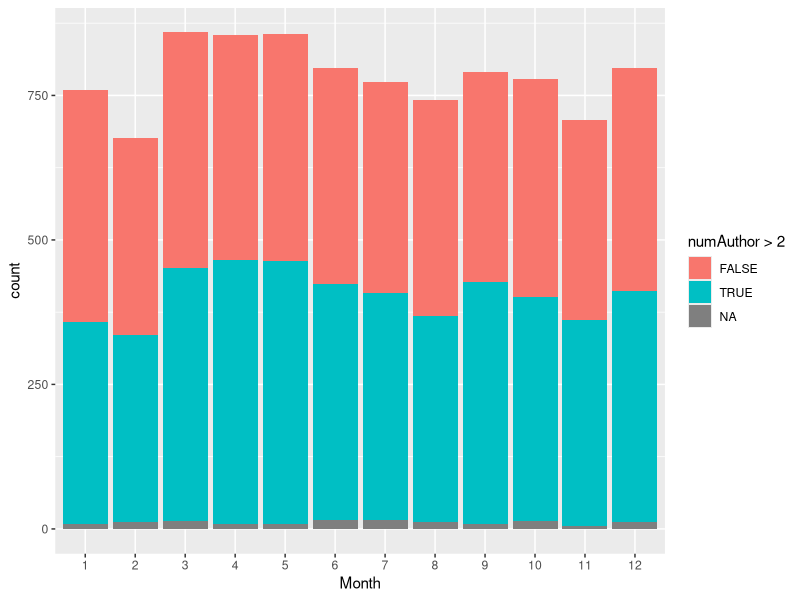
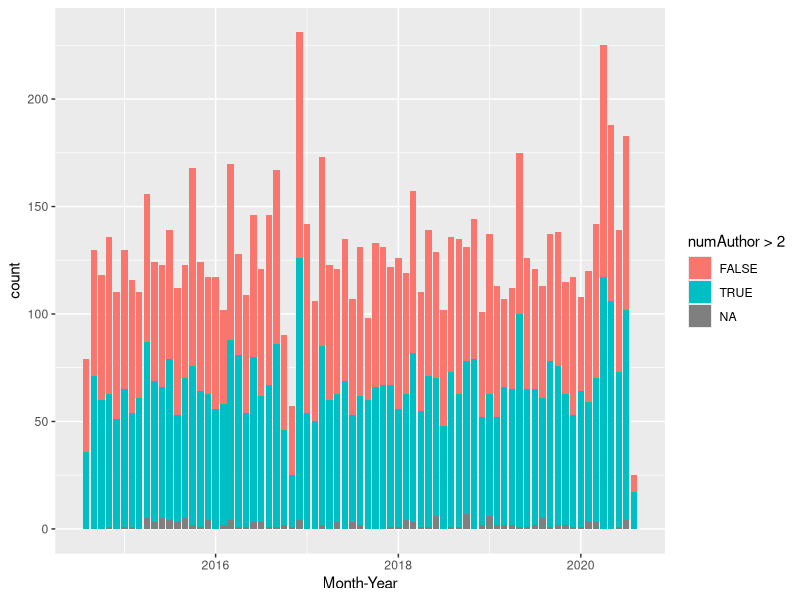
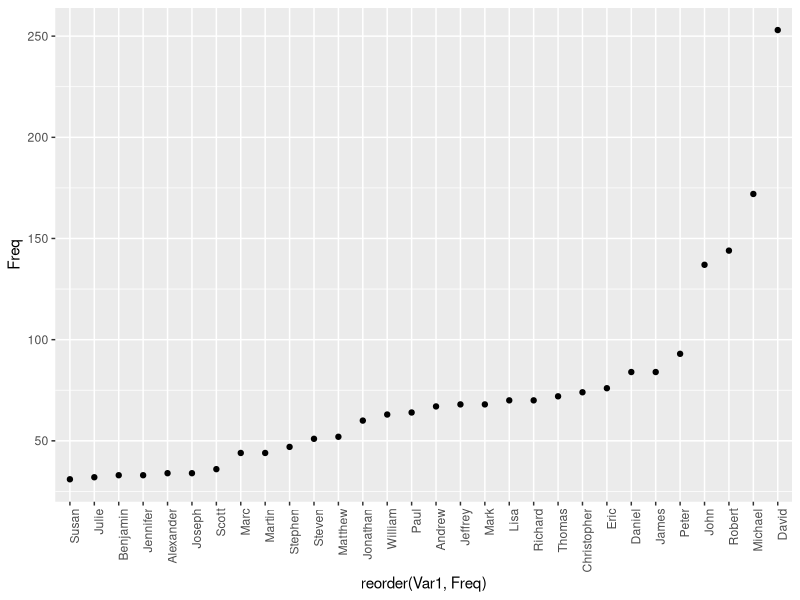
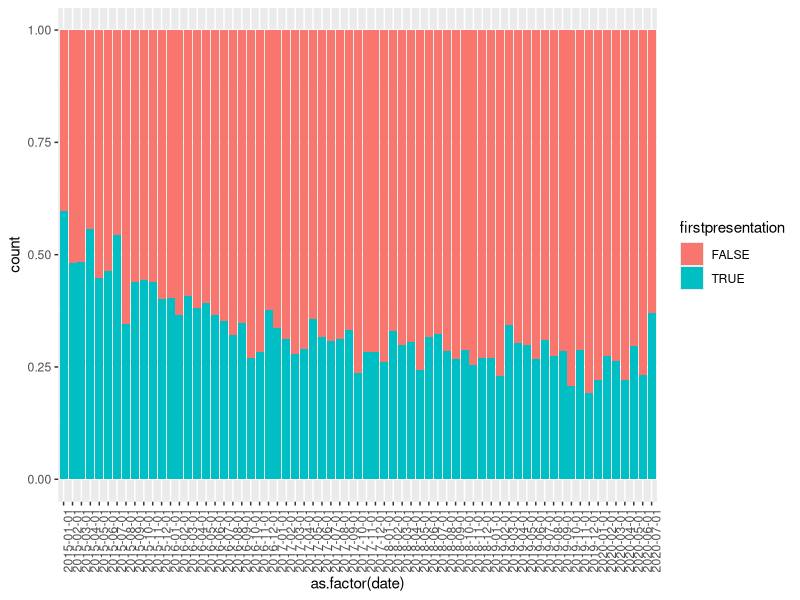

These figures' R source, in order:
## ---- chunk 1
library(ggplot2)
library(dplyr)
library(stringr)
## ---- chunk 2
data <- read.table("NEJM-withCOVID.txt")
str(data)
## ---- chunk 3
df <- data |>
  select(Month, numAuthor) |>
  group_by(Month) |>
  count(numAuthor > 2)
## ---- chunk 4
ggplot(df, aes(x = factor(Month), y = n, fill = `numAuthor > 2`)) +
  geom_bar(stat = "identity") +
  labs(x = "Month", y = "count", fill = "numAuthor > 2")
## ---- chunk 5
df_2 <- data |>
  select(Month, Year, numAuthor) |>
  group_by(Year, Month) |>
  count(numAuthor > 2) |>
  mutate(`Month-Year` = paste(Month, Year, sep="-")) # make a new month-year variable

# converting to date format
df_2$`Month-Year` <- as.Date(paste(df_2$Year, df_2$Month, "01", sep = "-"))

## ---- chunk 6
ggplot(df_2, aes(x = `Month-Year`, y = n, fill = `numAuthor > 2`)) + # set up the axes, color fill by numAuthor > 2 column
  geom_bar(stat = "identity") + # plot the bars
  scale_x_date(date_breaks = "2 year", date_labels = "%Y") +  # show bi-yearly breaks
  labs(x = "Month-Year", y = "count", fill = "numAuthor > 2") 
## ---- chunk 7
# ggplot(df_2, aes(x = factor(Month-Year), y = n, fill = `numAuthor > 2`)) +
#   geom_bar(stat = "identity") +
#   labs(x = "Month", y = "count", fill = "numAuthor > 2") +
#   theme_minimal()
## ---- chunk 8
# \\b[A-Z](\\.|\\s)?\\b|\\s\\w+$
#   \\b: Word boundary to match standalone letters.
# [A-Z]: Matches a single capital letter.
# (\\.|\\s)?: Matches an optional period or space after the capital letter (e.g., for cases like "L." or "L").
# \\b: Another word boundary to ensure we only remove standalone uppercase letters and not part of actual names.
# \\s\\w+$: Removes any word (sequence of word characters) after the first space (i.e., removes the last name after the first name

# questions: do we count "J Brian Byrd" as Brian? 
# if J Brian Byrd doesn't count as Brian and counts as "J" for first name
# do gsub("(?<=\\s)[A-Z](\\.|\\s)?\\b|\\s\\w+$", "", firstAuthorF, perl = TRUE)

freq_firstName<-data |>
  select(firstAuthorF) |>
  mutate(firstAuthorRem=gsub("(?<=\\s)[A-Z](\\.|\\s)?\\b|\\s\\w+$", "", firstAuthorF, perl = TRUE)) |>
  mutate(firstAuthorRem=str_trim(firstAuthorRem)) |> # removes leading and trailing spaces
  count(firstAuthorRem) |>
  filter(n>30 & !is.na(firstAuthorRem)) |>
  arrange(n)
  
ggplot(freq_firstName, aes(x = reorder(firstAuthorRem, n), y = n)) +
  geom_point() +
  labs(x = "reorder(Var1, Freq)", y = "Freq") +
  theme(axis.text.x = element_text(angle = 90, hjust = 1)) # arrange names in vertical format
  
## ---- chunk 9
# remove NA's
# \\b[A-Z](\\.|\\s)?\\b|\\s\\w+ converts H Cody to Cody OR (?<=\\s)[A-Z](\\.|\\s)?\\b|\\s\\w+$ treats it as H
# Catarina Cardoso--is this Catarina
# R in Rémi was removed due to the special character using  \\b[A-Z](\\.|\\s)?\\b|\\s\\w+
# if C Nicholas is first name, do we remove C
# if we remove nicholas, has to be \\b[A-Z](?=\\s)[\\s]?

# maybe it is the first name (uncleaned)
num3_df <- data |>
  select(Month, Year, firstAuthorF) |>
  mutate(date = paste(Month, Year, sep="-")) |>
  mutate(date = as.Date(paste(Year, Month, "01", sep = "-"))) |>
  mutate(firstAuthorRem=gsub("(?<=\\s)[A-Z](\\.|\\s)?\\b|\\s\\w+$", "", firstAuthorF, perl = TRUE)) |>
  mutate(firstAuthorRem=str_trim(firstAuthorRem)) |>
  select(firstAuthorRem, date) |> # did not select firstAuthorF, 
  arrange(date) |>
  filter(!is.na(firstAuthorRem)) |>
  group_by(firstAuthorRem) |>
  distinct(firstAuthorRem, date, .keep_all = TRUE) |>
  mutate(firstpresentation = !duplicated(firstAuthorRem)) |>
  ungroup() |>
  filter(date>="2015-01-01" & date <= "2020-07-01") 

ggplot(num3_df, aes(x = as.factor(date), fill=firstpresentation)) +
  geom_bar(position="fill") +
  theme(axis.text.x = element_text(angle = 90, hjust = 1))

# num3_df |>
#   filter(date=="2015-01-01") |>
#   count(firstpresentation) |>
 # mutate()



## ---- chunk 10
# data |>
#   select(firstAuthorF, firstAuthorL, firstAuthorI, Title, Month, Year) |>
#   mutate(date = paste(Month, Year, sep="-")) |>
#   mutate(date = as.Date(paste(Year, Month, "01", sep = "-"))) |>
#   group_by(firstAuthorF, firstAuthorL) |>
#   count(Title) |>
#   print(n=50)

#num_pubs gives number of publications for each author
num_pubs <-data |>
  select(firstAuthorF, firstAuthorL, firstAuthorI, Title, Month, Year) |>
  mutate(date = paste(Month, Year, sep="-")) |>
  mutate(date = as.Date(paste(Year, Month, "01", sep = "-"))) |>
  group_by(firstAuthorF, firstAuthorL) |>
  summarize(num_pub = n())

# working on this, dates is df of publications and dates organized/grouped by author
dates<-data |>
  select(firstAuthorF, firstAuthorL, firstAuthorI, Title, Month, Year) |>
  mutate(date = paste(Month, Year, sep="-")) |>
  mutate(date = as.Date(paste(Year, Month, "01", sep = "-"))) |>
  arrange(date) |>
  group_by(firstAuthorF, firstAuthorL) |>
  arrange(firstAuthorF, firstAuthorL)
 
summary_ave_months<-dates |>
 # filter(firstAuthorF=="Shantel") |>
 # arrange(date) |>
  mutate(time_diff = date - lag(date)) |>
  mutate(diff_month = as.numeric(round(time_diff/30.44))) |> # round to nearest month
  summarize(ave_num_months = mean(diff_month, na.rm=TRUE),
            ave_num_months = ifelse(is.nan(ave_num_months), -1, ave_num_months)) 


# join num_pubs and summary_ave_months dfs by author's full name

author_df <- num_pubs |>
  full_join(summary_ave_months, by=c("firstAuthorF", "firstAuthorL"))

author_df |>
  print(n=50)

